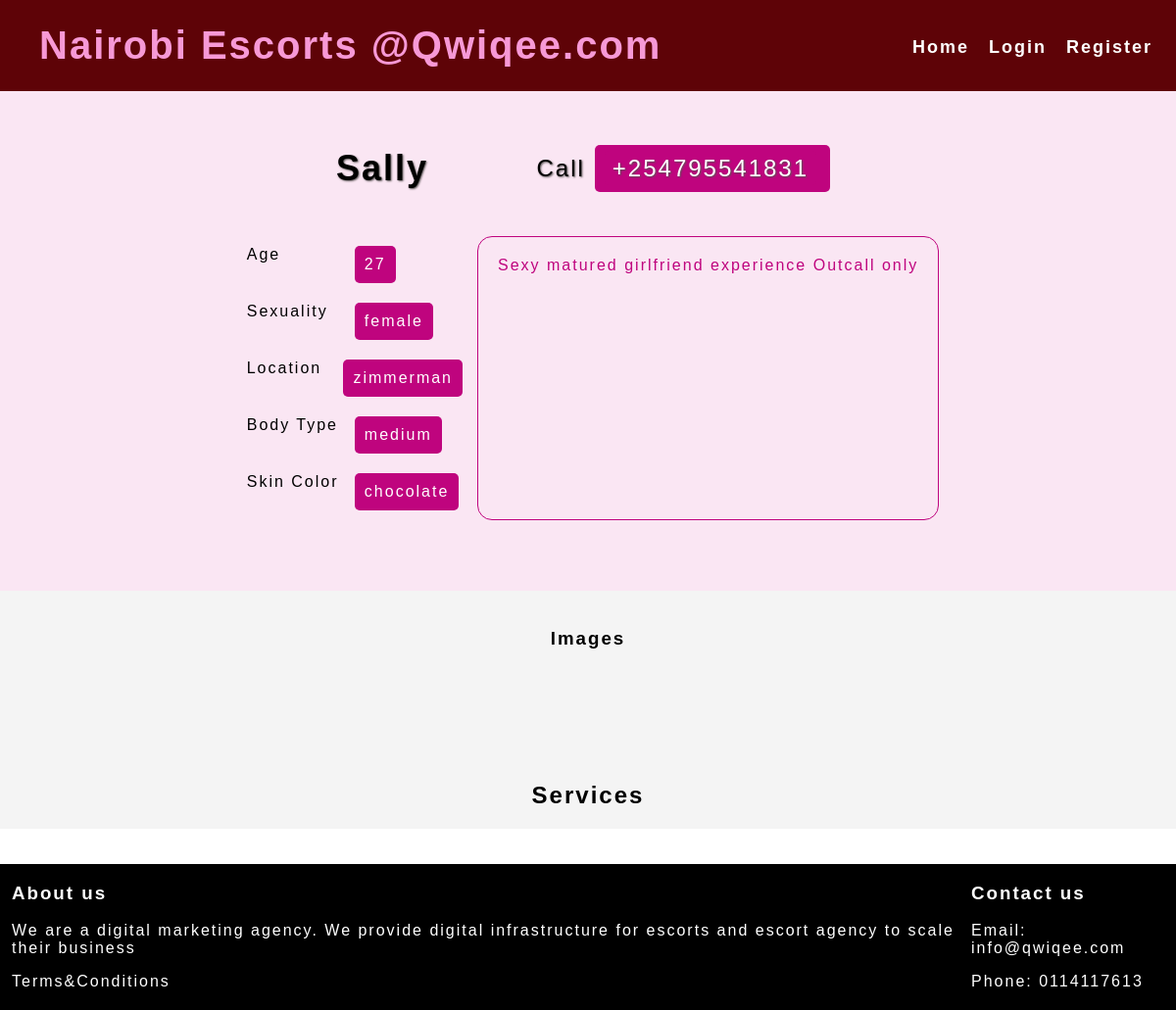
The app's page /testnet/view/+254795541831, older data.
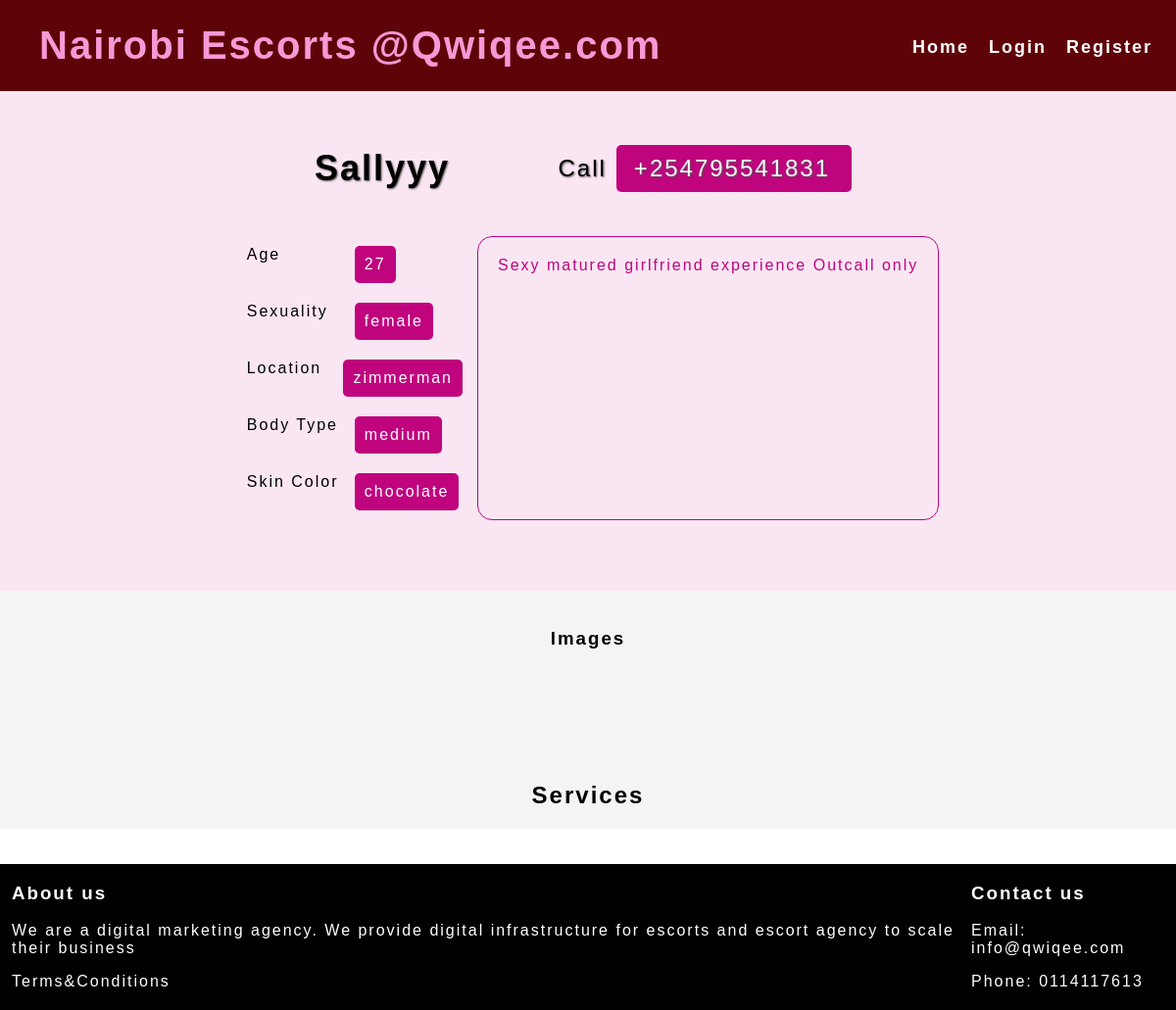
The same page, newer data.
### escorts/models.py (models this page shows, shortened)
class Escort(models.Model):
    name = LowercaseTextField(max_length=50)
    gender = LowercaseTextField(max_length=20)
    age = models.IntegerField()
    location = LowercaseTextField(max_length=50)
    address = LowercaseTextField(max_length=100, null=True, default=None, blank=True)
    phone_number = models.CharField(max_length=15, primary_key=True)
    skin_color = LowercaseTextField(max_length=100, null=True, default='chocolate', blank=False)
    body_type = LowercaseTextField(max_length=100, null=True, default='curvy', blank=True)
    escort_class = LowercaseTextField(max_length=100, null=True, default='vip', blank=True)
    created_by = models.ForeignKey(User, on_delete=models.SET_NULL, null=True, blank=True, related_name='escorts')
    date_created = models.DateTimeField(auto_now_add=True, null=True)
    bio = models.TextField(max_length=110, null=True, blank=False, default=None)
    county = models.ForeignKey(County, on_delete=models.SET_NULL, related_name='escorts', null=True, default=None, blank=True)
    town = models.ForeignKey(Town, on_delete=models.SET_NULL, related_name='escorts', null=True, default=None)

### escorts/views.py (the view)
# urls.py: path('view/<str:phone_number>', views.view_escort, name="view_escort"),
def view_escort(request, phone_number):
    escort = get_object_or_404(Escort, phone_number=phone_number)
    escort.bio = util.get_bio(escort)
    services = escort.services.all()
    images = escort.images.all()
    context = {'escort': escort, 'services': services, 'images': images}
    return render(request, 'escorts/escort.html', context)

### escorts/util.py (called while the page is built)
def get_bio(escort):
    default_bio = f"I am {str(escort.name).title()}. Sexy hot escort from {str(escort.location).title()}. \
    Call on me to satisfy your fantacies"
    if str(escort.bio).lower() == 'none':
        return default_bio
    return escort.bio

### escorts/templates/escorts/escort.html (shortened to what this page needs)
{% extends 'escorts/layout.html' %}
{% load static %}
{% block specific_css%}
    <link rel="stylesheet" href="{% static 'escorts/profile.css' %}">
{% endblock %}
{% block sections_wrapper %}
<section id="escort-profile" class="profile-section">
    <div class="escort-profile-wrapper">
    <div class="profile-heading">
        <div class="escort-name">
            <h1> {{ escort.name }} </h1>
            <div class="detail-wrapper-phone">
                <div class="detail-title-phone">Call</div>
                <div class="detail-value personal-detail"><span><a href="tel:{{ escort.phone_number }}">{{ escort.phone_number }}</a></span></div>
            </div>
        </div>
        <div class="escort-details">
            <div class="details-list">
            <div class="detail-wrapper">
                <div class="detail-title">Age</div>
                <div class="detail-value">{{ escort.age }}</div>
            </div>
            <div class="detail-wrapper">
                <div class="detail-title">Sexuality</div>
                <div class="detail-value">{{ escort.gender }}</div>
            </div>
            <div class="detail-wrapper">
                <div class="detail-title">Location</div>
                <div class="detail-value">{{ escort.location }}</div>
            </div>
            <div class="detail-wrapper">
                <div class="detail-title">Body Type</div>
                <div class="detail-value">{{ escort.body_type }}</div>
            </div>
            <div class="detail-wrapper">
                <div class="detail-title">Skin Color</div>
                <div class="detail-value">{{ escort.skin_color }}</div>
            </div>
            </div>
            <div>
                <div id="profile-bio-wrapper">
                    {{ escort.bio }}
                </div>
            </div>
        </div>
    </div>
    </div>
    <br>
</section>
<section class="profile-section">
    <h3>Images</h3>
    <div id="escort-images">
    </div>
</section>
<section class="profile-section space-between">
    <div class="services">
        <h1>Services</h1>
    </div>
</section>
<br>
<br>
{% endblock %}

Row changes from the older to the newer data that the page shows:
changed Escort "female": name "Sally" → "Sallyyy"
